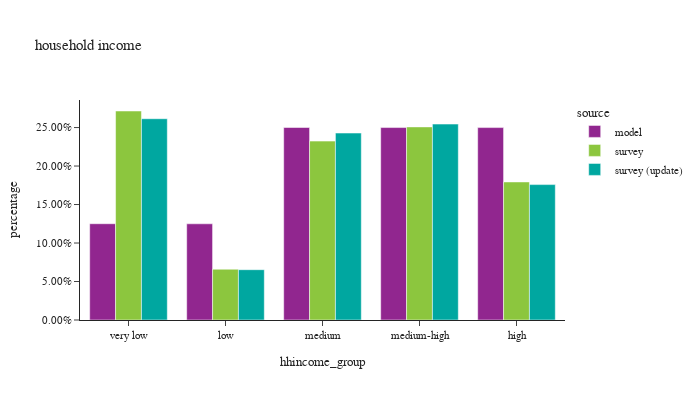

Notebook source saved alongside this figure:
### Markdown cell above
## demographics

### Code cell
plot_hh_stat(df_hh, 'hhincome_group', 'household income')

### Figure 1 — Plotly figure (JSON) as saved in the notebook; plotly's stock layout.template omitted (floating-point values rounded to 4 significant figures)
{"data": [{"alignmentgroup": "True", "customdata": [[217129], [216926], [434110], [434028], [433936]], "hovertemplate": "source=model<br>hhincome_group=%{x}<br>percentage=%{y}<br>sample count=%{customdata[0]}<extra></extra>", "legendgroup": "model", "marker": {"color": "#91268F", "pattern": {"shape": ""}}, "name": "model", "offsetgroup": "model", "orientation": "v", "showlegend": true, "textposition": "auto", "type": "bar", "x": ["very low", "low", "medium", "medium-high", "high"], "xaxis": "x", "y": [0.1251, 0.1249, 0.25, 0.25, 0.2499], "yaxis": "y"}, {"alignmentgroup": "True", "customdata": [[1019], [284], [883], [1004], [576]], "hovertemplate": "source=survey<br>hhincome_group=%{x}<br>percentage=%{y}<br>sample count=%{customdata[0]}<extra></extra>", "legendgroup": "survey", "marker": {"color": "#8CC63E", "pattern": {"shape": ""}}, "name": "survey", "offsetgroup": "survey", "orientation": "v", "showlegend": true, "textposition": "auto", "type": "bar", "x": ["very low", "low", "medium", "medium-high", "high"], "xaxis": "x", "y": [0.2715, 0.06595, 0.2324, 0.2508, 0.1793], "yaxis": "y"}, {"alignmentgroup": "True", "customdata": [[943], [263], [834], [973], [556]], "hovertemplate": "source=survey (update)<br>hhincome_group=%{x}<br>percentage=%{y}<br>sample count=%{customdata[0]}<extra></extra>", "legendgroup": "survey (update)", "marker": {"color": "#00A7A0", "pattern": {"shape": ""}}, "name": "survey (update)", "offsetgroup": "survey (update)", "orientation": "v", "showlegend": true, "textposition": "auto", "type": "bar", "x": ["very low", "low", "medium", "medium-high", "high"], "xaxis": "x", "y": [0.2615, 0.06534, 0.2428, 0.2545, 0.1759], "yaxis": "y"}], "layout": {"barmode": "group", "font": {"size": 11}, "height": 400, "legend": {"title": {"text": "source"}, "tracegroupgap": 0}, "title": {"text": "household income"}, "width": 700, "xaxis": {"anchor": "y", "domain": [0, 1], "title": {"text": "hhincome_group"}}, "yaxis": {"anchor": "x", "domain": [0, 1], "tickformat": ".2%", "title": {"text": "percentage"}}}}
